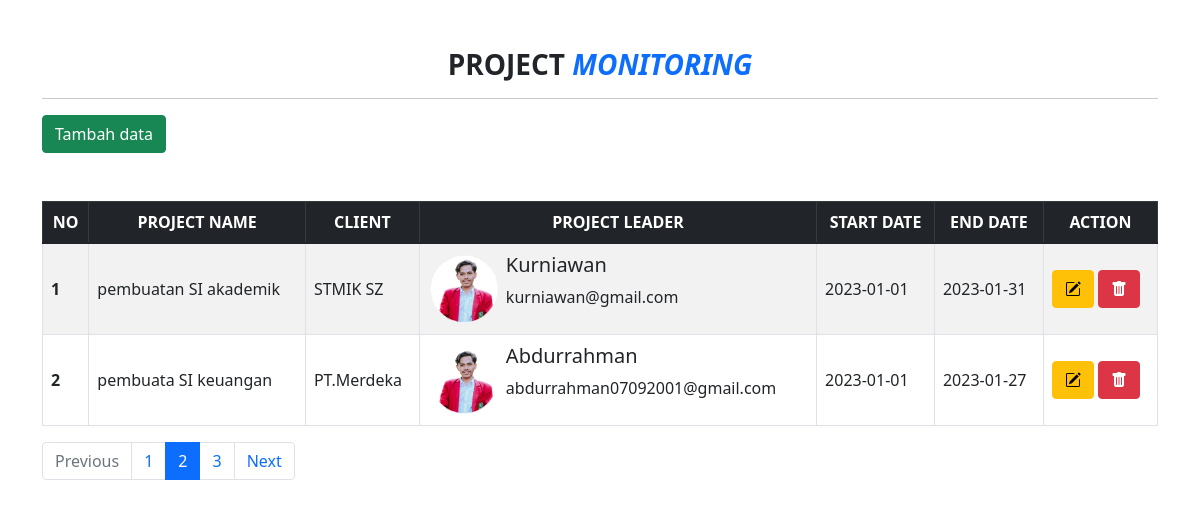
The page / on the database its author committed.
### tables this page shows
CREATE TABLE `tb_monitoring` (
  `id_monitoring` int(15) NOT NULL,
  `project_name` varchar(50) NOT NULL,
  `client` varchar(50) NOT NULL,
  `picture_leader` blob NOT NULL,
  `name_leader` varchar(50) NOT NULL,
  `email_leader` varchar(50) NOT NULL,
  `start_date` date NOT NULL,
  `end_date` date NOT NULL
);

### index.php (the view, shortened to what this page needs)
<?php
include 'koneksi.php';
?>
<!doctype html>
<html lang="en">
  <head>
    <link href="https://cdn.jsdelivr.net/npm/bootstrap@5.1.3/dist/css/bootstrap.min.css" rel="stylesheet">
    <link rel="stylesheet" href="https://cdn.jsdelivr.net/npm/bootstrap-icons@1.10.3/font/bootstrap-icons.css">
  </head>
  <body>
    <div class="container">
        <h3 class="text-center mt-5 fw-bold">PROJECT <i class="text-primary">MONITORING</i> </h3>
        <hr>
        <button type="button" class="btn btn-success" data-bs-toggle="modal" data-bs-target="#modaltambah">
          Tambah data
        </button>
        <table class="table table-striped mt-5 table-bordered">
            <thead class=" table-dark ">
              <tr class="text-center">
                <th scope="col">NO</th>
                <th scope="col">PROJECT NAME</th>
                <th scope="col">CLIENT</th>
                <th scope="col">PROJECT LEADER</th>
                <th scope="col">START DATE</th>
                <th scope="col">END DATE</th>
                <th scope="col">ACTION</th>
              </tr>
            </thead>
            <tbody class="align-middle">
            <?php
            $no = 1;
            $tampil = mysqli_query($koneksi, "SELECT * FROM tb_monitoring ORDER BY id_monitoring DESC");
            while($data = mysqli_fetch_array($tampil)) :
            ?>
              <tr>
                <th scope="row"><?= $no++ ?></th>
                <td><?= $data['project_name'] ?></td>
                <td><?= $data['client'] ?></td>
                <td>
                    <table>
                        <tr>
                            <td><img src="picture/img1.png" width="70px solid"></td>
                            <td>
                                <h5 style="padding-left:5px; margin-left:15x"><?= $data['name_leader'] ?></h5>
                                <p style="padding-left:5px; margin-left:15x"><?= $data['email_leader'] ?></p>
                            </td>
                        </tr>
                    </table>
                </td>
                <td><?= $data['start_date'] ?></td>
                <td><?= $data['end_date'] ?></td>
                <td>
                    <button type="button" class="btn btn-warning bi bi-pencil-square" data-bs-toggle="modal" data-bs-target="#modalubah<?= $no ?>"></button>
                    <button type="button" class="btn btn-danger bi bi-trash-fill" data-bs-toggle="modal" data-bs-target="#modalhapus<?= $no ?>"></button>
                </td>
              </tr>
            <?php endwhile; ?>
            </tbody>
          </table>
          <nav aria-label="...">
            <ul class="pagination">
              <li class="page-item disabled">
                <a class="page-link">Previous</a>
              </li>
              <li class="page-item"><a class="page-link" href="#">1</a></li>
              <li class="page-item active" aria-current="page">
                <a class="page-link" href="#">2</a>
              </li>
              <li class="page-item"><a class="page-link" href="#">3</a></li>
              <li class="page-item">
                <a class="page-link" href="#">Next</a>
              </li>
            </ul>
          </nav>
    </div>
  </body>
</html>

### rows shown on the page
tb_monitoring: project_name "pembuatan SI akademik", client "STMIK SZ", name_leader "Kurniawan", email_leader "kurniawan@gmail.com", start_date "2023-01-01", end_date "2023-01-31"
tb_monitoring: project_name "pembuata SI keuangan", client "PT.Merdeka", name_leader "Abdurrahman", email_leader "abdurrahman07092001@gmail.com", start_date "2023-01-01", end_date "2023-01-27"
